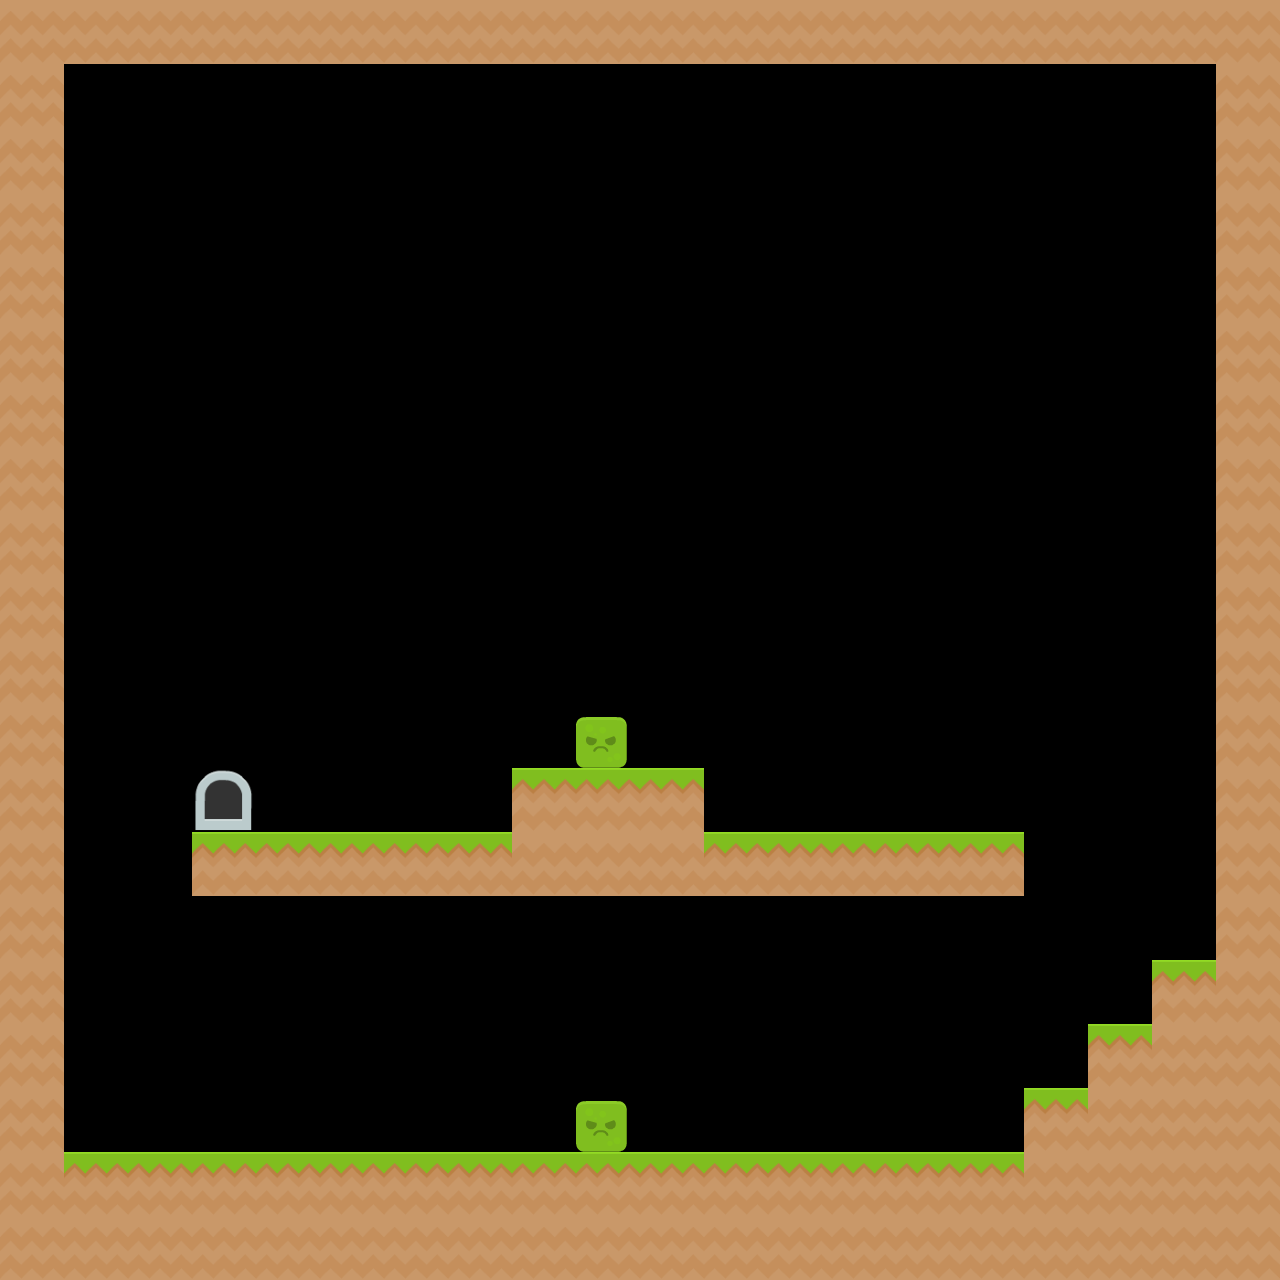

Tiled map render using the project's own tile images. Description and the whole map definition, tile-layer contents included, below:
An orthogonal 20x20 tile map with 64x64 px tiles, 2 tile layers (Setup, Usefull) and 2 objects (Player_spawn, Border).

<map version="1.9" tiledversion="1.9.2" orientation="orthogonal" renderorder="right-down" width="20" height="20" tilewidth="64" tileheight="64" infinite="0" nextlayerid="4" nextobjectid="3">
 <tileset firstgid="1" source="platformer_tile_set..tsx" />
 <layer id="1" name="Setup" width="20" height="20">
  <data encoding="csv">
0,4,6,1,9,10,7,8,11,0,0,0,0,0,0,0,0,0,0,0,
0,0,0,0,0,0,0,0,0,0,0,0,0,0,0,0,0,0,0,0,
0,0,0,0,0,0,0,0,0,0,0,0,0,0,0,0,0,0,0,0,
0,0,0,0,0,0,0,0,0,0,0,0,0,0,0,0,0,0,0,0,
0,0,0,0,0,0,0,0,0,0,0,0,0,0,0,0,0,0,0,0,
0,0,0,0,0,0,0,0,0,0,0,0,0,0,0,0,0,0,0,0,
0,0,0,0,0,0,0,0,0,0,0,0,0,0,0,0,0,0,0,0,
0,0,0,0,0,0,0,0,0,0,0,0,0,0,0,0,0,0,0,0,
0,0,0,0,0,0,0,0,0,0,0,0,0,0,0,0,0,0,0,0,
0,0,0,0,0,0,0,0,0,0,0,0,0,0,0,0,0,0,0,0,
0,0,0,0,0,0,0,0,0,0,0,0,0,0,0,0,0,0,0,0,
0,0,0,0,0,0,0,0,0,0,0,0,0,0,0,0,0,0,0,0,
0,0,0,0,0,0,0,0,0,0,0,0,0,0,0,0,0,0,0,0,
0,0,0,0,0,0,0,0,0,0,0,0,0,0,0,0,0,0,0,0,
0,0,0,0,0,0,0,0,0,0,0,0,0,0,0,0,0,0,0,0,
0,0,0,0,0,0,0,0,0,0,0,0,0,0,0,0,0,0,0,0,
0,0,0,0,0,0,0,0,0,0,0,0,0,0,0,0,0,0,0,0,
0,0,0,0,0,0,0,0,0,0,0,0,0,0,0,0,0,0,0,0,
0,0,0,0,0,0,0,0,0,0,0,0,0,0,0,0,0,0,0,0,
0,0,0,0,0,0,0,0,0,0,0,0,0,0,0,0,0,0,0,0
</data>
 </layer>
 <layer id="2" name="Usefull" width="20" height="20">
  <data encoding="csv">
4,4,4,4,4,4,4,4,4,4,4,4,4,4,4,4,4,4,4,4,
4,0,0,0,0,0,0,0,0,0,0,0,0,0,0,0,0,0,0,4,
4,0,0,0,0,0,0,0,0,0,0,0,0,0,0,0,0,0,0,4,
4,0,0,0,0,0,0,0,0,0,0,0,0,0,0,0,0,0,0,4,
4,0,0,0,0,0,0,0,0,0,0,0,0,0,0,0,0,0,0,4,
4,0,0,0,0,0,0,0,0,0,0,0,0,0,0,0,0,0,0,4,
4,0,0,0,0,0,0,0,0,0,0,0,0,0,0,0,0,0,0,4,
4,0,0,0,0,0,0,0,0,0,0,0,0,0,0,0,0,0,0,4,
4,0,0,0,0,0,0,0,0,0,0,0,0,0,0,0,0,0,0,4,
4,0,0,0,0,0,0,0,0,0,0,0,0,0,0,0,0,0,0,4,
4,0,0,0,0,0,0,0,0,0,0,0,0,0,0,0,0,0,0,4,
4,0,0,0,0,0,0,0,0,1,0,0,0,0,0,0,0,0,0,4,
4,0,0,11,0,0,0,0,6,6,6,0,0,0,0,0,0,0,0,4,
4,0,0,6,6,6,6,6,4,4,4,6,6,6,6,6,0,0,0,4,
4,0,0,0,0,0,0,0,0,0,0,0,0,0,0,0,0,0,0,4,
4,0,0,0,0,0,0,0,0,0,0,0,0,0,0,0,0,0,6,4,
4,0,0,0,0,0,0,0,0,0,0,0,0,0,0,0,0,6,4,4,
4,0,0,0,0,0,0,0,0,1,0,0,0,0,0,0,6,4,4,4,
4,6,6,6,6,6,6,6,6,6,6,6,6,6,6,6,4,4,4,4,
4,4,4,4,4,4,4,4,4,4,4,4,4,4,4,4,4,4,4,4
</data>
 </layer>
 <objectgroup id="3" name="Spawn">
  <object id="1" name="Player_spawn" x="171" y="1151">
   <point />
  </object>
  <object id="2" name="Border" x="1280" y="640">
   <point />
  </object>
 </objectgroup>
</map>
